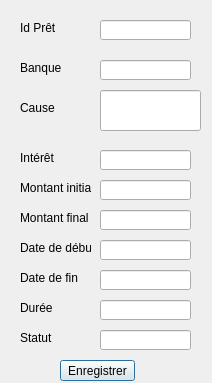
<?xml version="1.0" encoding="UTF-8"?>
<ui version="4.0">
 <class>AffichePret</class>
 <widget class="QDialog" name="AffichePret">
  <property name="geometry">
   <rect>
    <x>0</x>
    <y>0</y>
    <width>212</width>
    <height>383</height>
   </rect>
  </property>
  <property name="windowTitle">
   <string>Ajout/Modif Prêt</string>
  </property>
  <property name="windowIcon">
   <iconset resource="rssources.qrc">
    <normaloff>:/images/logo_erp.png</normaloff>:/images/logo_erp.png</iconset>
  </property>
  <property name="windowOpacity">
   <double>1.000000000000000</double>
  </property>
  <widget class="QLabel" name="TextIdPret">
   <property name="geometry">
    <rect>
     <x>20</x>
     <y>20</y>
     <width>46</width>
     <height>16</height>
    </rect>
   </property>
   <property name="text">
    <string>Id Prêt</string>
   </property>
  </widget>
  <widget class="QLabel" name="TextBanquePret">
   <property name="geometry">
    <rect>
     <x>20</x>
     <y>60</y>
     <width>46</width>
     <height>16</height>
    </rect>
   </property>
   <property name="text">
    <string>Banque</string>
   </property>
  </widget>
  <widget class="QLabel" name="TextCausePret">
   <property name="geometry">
    <rect>
     <x>20</x>
     <y>100</y>
     <width>46</width>
     <height>16</height>
    </rect>
   </property>
   <property name="text">
    <string>Cause</string>
   </property>
  </widget>
  <widget class="QLabel" name="TextInteretPret">
   <property name="geometry">
    <rect>
     <x>20</x>
     <y>150</y>
     <width>46</width>
     <height>16</height>
    </rect>
   </property>
   <property name="text">
    <string>Intérêt</string>
   </property>
  </widget>
  <widget class="QLabel" name="TextMntInitPret">
   <property name="geometry">
    <rect>
     <x>20</x>
     <y>180</y>
     <width>71</width>
     <height>16</height>
    </rect>
   </property>
   <property name="text">
    <string>Montant initial</string>
   </property>
  </widget>
  <widget class="QLabel" name="TextMntFinPret">
   <property name="geometry">
    <rect>
     <x>20</x>
     <y>210</y>
     <width>71</width>
     <height>16</height>
    </rect>
   </property>
   <property name="text">
    <string>Montant final</string>
   </property>
  </widget>
  <widget class="QLabel" name="TextDDPret">
   <property name="geometry">
    <rect>
     <x>20</x>
     <y>240</y>
     <width>71</width>
     <height>16</height>
    </rect>
   </property>
   <property name="text">
    <string>Date de début</string>
   </property>
  </widget>
  <widget class="QLabel" name="TextDFPret">
   <property name="geometry">
    <rect>
     <x>20</x>
     <y>270</y>
     <width>71</width>
     <height>16</height>
    </rect>
   </property>
   <property name="text">
    <string>Date de fin</string>
   </property>
  </widget>
  <widget class="QLabel" name="TextDureePret">
   <property name="geometry">
    <rect>
     <x>20</x>
     <y>300</y>
     <width>71</width>
     <height>16</height>
    </rect>
   </property>
   <property name="text">
    <string>Durée</string>
   </property>
  </widget>
  <widget class="QLabel" name="TextStatutPret">
   <property name="geometry">
    <rect>
     <x>20</x>
     <y>330</y>
     <width>71</width>
     <height>16</height>
    </rect>
   </property>
   <property name="text">
    <string>Statut</string>
   </property>
  </widget>
  <widget class="QLineEdit" name="ValIdPret">
   <property name="geometry">
    <rect>
     <x>100</x>
     <y>20</y>
     <width>91</width>
     <height>20</height>
    </rect>
   </property>
  </widget>
  <widget class="QLineEdit" name="ValBanPret">
   <property name="geometry">
    <rect>
     <x>100</x>
     <y>60</y>
     <width>91</width>
     <height>20</height>
    </rect>
   </property>
  </widget>
  <widget class="QLineEdit" name="ValIntPret">
   <property name="geometry">
    <rect>
     <x>100</x>
     <y>150</y>
     <width>91</width>
     <height>20</height>
    </rect>
   </property>
  </widget>
  <widget class="QLineEdit" name="ValMntFinalPret">
   <property name="geometry">
    <rect>
     <x>100</x>
     <y>210</y>
     <width>91</width>
     <height>20</height>
    </rect>
   </property>
  </widget>
  <widget class="QLineEdit" name="ValDateDebPret">
   <property name="geometry">
    <rect>
     <x>100</x>
     <y>240</y>
     <width>91</width>
     <height>20</height>
    </rect>
   </property>
  </widget>
  <widget class="QLineEdit" name="ValDateFinPret">
   <property name="geometry">
    <rect>
     <x>100</x>
     <y>270</y>
     <width>91</width>
     <height>20</height>
    </rect>
   </property>
  </widget>
  <widget class="QLineEdit" name="ValDureePret">
   <property name="geometry">
    <rect>
     <x>100</x>
     <y>300</y>
     <width>91</width>
     <height>20</height>
    </rect>
   </property>
  </widget>
  <widget class="QLineEdit" name="ValStatutPret">
   <property name="geometry">
    <rect>
     <x>100</x>
     <y>330</y>
     <width>91</width>
     <height>20</height>
    </rect>
   </property>
  </widget>
  <widget class="QLineEdit" name="ValCausePret">
   <property name="geometry">
    <rect>
     <x>100</x>
     <y>90</y>
     <width>101</width>
     <height>41</height>
    </rect>
   </property>
  </widget>
  <widget class="QLineEdit" name="ValMntInitPret">
   <property name="geometry">
    <rect>
     <x>100</x>
     <y>180</y>
     <width>91</width>
     <height>20</height>
    </rect>
   </property>
  </widget>
  <widget class="QPushButton" name="EnregistrerPret">
   <property name="enabled">
    <bool>true</bool>
   </property>
   <property name="geometry">
    <rect>
     <x>60</x>
     <y>360</y>
     <width>75</width>
     <height>21</height>
    </rect>
   </property>
   <property name="text">
    <string>Enregistrer</string>
   </property>
  </widget>
  <zorder>ValCausePret</zorder>
  <zorder>ValMntInitPret</zorder>
  <zorder>ValStatutPret</zorder>
  <zorder>ValDureePret</zorder>
  <zorder>ValDateFinPret</zorder>
  <zorder>ValDateDebPret</zorder>
  <zorder>ValMntFinalPret</zorder>
  <zorder>ValIntPret</zorder>
  <zorder>ValBanPret</zorder>
  <zorder>ValIdPret</zorder>
  <zorder>TextIdPret</zorder>
  <zorder>TextBanquePret</zorder>
  <zorder>TextCausePret</zorder>
  <zorder>TextInteretPret</zorder>
  <zorder>TextMntInitPret</zorder>
  <zorder>TextMntFinPret</zorder>
  <zorder>TextDDPret</zorder>
  <zorder>TextDFPret</zorder>
  <zorder>TextDureePret</zorder>
  <zorder>TextStatutPret</zorder>
  <zorder>EnregistrerPret</zorder>
 </widget>
 <resources>
  <include location="rssources.qrc"/>
 </resources>
 <connections/>
</ui>
